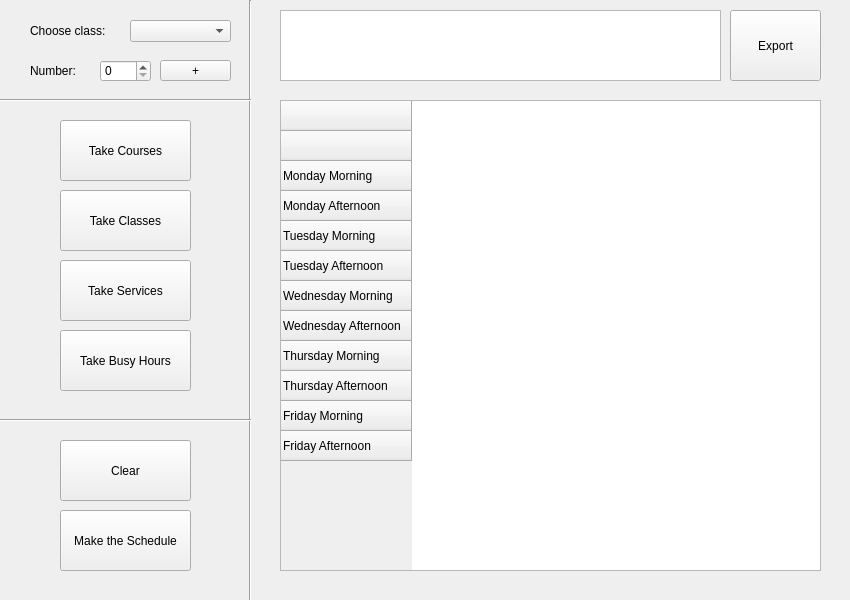
<?xml version="1.0" encoding="UTF-8"?>
<ui version="4.0">
 <class>MainWindow</class>
 <widget class="QMainWindow" name="MainWindow">
  <property name="geometry">
   <rect>
    <x>0</x>
    <y>0</y>
    <width>850</width>
    <height>600</height>
   </rect>
  </property>
  <property name="sizePolicy">
   <sizepolicy hsizetype="Preferred" vsizetype="Preferred">
    <horstretch>0</horstretch>
    <verstretch>0</verstretch>
   </sizepolicy>
  </property>
  <property name="minimumSize">
   <size>
    <width>600</width>
    <height>600</height>
   </size>
  </property>
  <property name="maximumSize">
   <size>
    <width>850</width>
    <height>600</height>
   </size>
  </property>
  <property name="windowTitle">
   <string>MainWindow</string>
  </property>
  <property name="animated">
   <bool>false</bool>
  </property>
  <property name="tabShape">
   <enum>QTabWidget::Rounded</enum>
  </property>
  <property name="dockOptions">
   <set>QMainWindow::AllowTabbedDocks</set>
  </property>
  <widget class="QWidget" name="centralWidget">
   <widget class="QPushButton" name="exportBut">
    <property name="geometry">
     <rect>
      <x>730</x>
      <y>10</y>
      <width>91</width>
      <height>71</height>
     </rect>
    </property>
    <property name="text">
     <string>Export</string>
    </property>
   </widget>
   <widget class="QPushButton" name="clearButton">
    <property name="geometry">
     <rect>
      <x>60</x>
      <y>440</y>
      <width>131</width>
      <height>61</height>
     </rect>
    </property>
    <property name="text">
     <string>Clear</string>
    </property>
   </widget>
   <widget class="QTableWidget" name="table">
    <property name="geometry">
     <rect>
      <x>280</x>
      <y>100</y>
      <width>541</width>
      <height>471</height>
     </rect>
    </property>
    <property name="autoFillBackground">
     <bool>false</bool>
    </property>
    <row>
     <property name="text">
      <string/>
     </property>
    </row>
    <row>
     <property name="text">
      <string/>
     </property>
    </row>
    <row>
     <property name="text">
      <string>Monday Morning</string>
     </property>
     <property name="textAlignment">
      <set>AlignLeading|AlignVCenter</set>
     </property>
    </row>
    <row>
     <property name="text">
      <string>Monday Afternoon</string>
     </property>
    </row>
    <row>
     <property name="text">
      <string>Tuesday Morning</string>
     </property>
    </row>
    <row>
     <property name="text">
      <string>Tuesday Afternoon</string>
     </property>
    </row>
    <row>
     <property name="text">
      <string>Wednesday Morning</string>
     </property>
    </row>
    <row>
     <property name="text">
      <string>Wednesday Afternoon</string>
     </property>
    </row>
    <row>
     <property name="text">
      <string>Thursday Morning</string>
     </property>
    </row>
    <row>
     <property name="text">
      <string>Thursday Afternoon</string>
     </property>
    </row>
    <row>
     <property name="text">
      <string>Friday Morning</string>
     </property>
    </row>
    <row>
     <property name="text">
      <string>Friday Afternoon</string>
     </property>
    </row>
   </widget>
   <widget class="QLabel" name="label">
    <property name="geometry">
     <rect>
      <x>30</x>
      <y>20</y>
      <width>91</width>
      <height>21</height>
     </rect>
    </property>
    <property name="text">
     <string>Choose class:</string>
    </property>
   </widget>
   <widget class="Line" name="line">
    <property name="geometry">
     <rect>
      <x>240</x>
      <y>0</y>
      <width>20</width>
      <height>601</height>
     </rect>
    </property>
    <property name="orientation">
     <enum>Qt::Vertical</enum>
    </property>
   </widget>
   <widget class="QPushButton" name="makeSchedule">
    <property name="geometry">
     <rect>
      <x>60</x>
      <y>510</y>
      <width>131</width>
      <height>61</height>
     </rect>
    </property>
    <property name="text">
     <string>Make the Schedule</string>
    </property>
   </widget>
   <widget class="QComboBox" name="comboBox">
    <property name="geometry">
     <rect>
      <x>130</x>
      <y>20</y>
      <width>101</width>
      <height>22</height>
     </rect>
    </property>
    <item>
     <property name="text">
      <string/>
     </property>
    </item>
    <item>
     <property name="text">
      <string>bigClass</string>
     </property>
    </item>
    <item>
     <property name="text">
      <string>smallClass</string>
     </property>
    </item>
   </widget>
   <widget class="QSpinBox" name="spinNum">
    <property name="geometry">
     <rect>
      <x>100</x>
      <y>60</y>
      <width>51</width>
      <height>22</height>
     </rect>
    </property>
   </widget>
   <widget class="QLabel" name="label_2">
    <property name="geometry">
     <rect>
      <x>30</x>
      <y>60</y>
      <width>55</width>
      <height>21</height>
     </rect>
    </property>
    <property name="text">
     <string>Number:</string>
    </property>
   </widget>
   <widget class="Line" name="line_2">
    <property name="geometry">
     <rect>
      <x>0</x>
      <y>90</y>
      <width>251</width>
      <height>20</height>
     </rect>
    </property>
    <property name="orientation">
     <enum>Qt::Horizontal</enum>
    </property>
   </widget>
   <widget class="Line" name="line_3">
    <property name="geometry">
     <rect>
      <x>0</x>
      <y>410</y>
      <width>251</width>
      <height>20</height>
     </rect>
    </property>
    <property name="orientation">
     <enum>Qt::Horizontal</enum>
    </property>
   </widget>
   <widget class="QPushButton" name="Course">
    <property name="geometry">
     <rect>
      <x>60</x>
      <y>120</y>
      <width>131</width>
      <height>61</height>
     </rect>
    </property>
    <property name="text">
     <string>Take Courses</string>
    </property>
   </widget>
   <widget class="QPushButton" name="Classes">
    <property name="geometry">
     <rect>
      <x>60</x>
      <y>190</y>
      <width>131</width>
      <height>61</height>
     </rect>
    </property>
    <property name="text">
     <string>Take Classes</string>
    </property>
   </widget>
   <widget class="QPushButton" name="Services">
    <property name="geometry">
     <rect>
      <x>60</x>
      <y>260</y>
      <width>131</width>
      <height>61</height>
     </rect>
    </property>
    <property name="text">
     <string>Take Services</string>
    </property>
   </widget>
   <widget class="QPushButton" name="Busy">
    <property name="geometry">
     <rect>
      <x>60</x>
      <y>330</y>
      <width>131</width>
      <height>61</height>
     </rect>
    </property>
    <property name="text">
     <string>Take Busy Hours</string>
    </property>
   </widget>
   <widget class="QPushButton" name="addButton">
    <property name="geometry">
     <rect>
      <x>160</x>
      <y>60</y>
      <width>71</width>
      <height>21</height>
     </rect>
    </property>
    <property name="text">
     <string>+</string>
    </property>
   </widget>
   <widget class="QTextEdit" name="message">
    <property name="enabled">
     <bool>true</bool>
    </property>
    <property name="geometry">
     <rect>
      <x>280</x>
      <y>10</y>
      <width>441</width>
      <height>71</height>
     </rect>
    </property>
    <property name="readOnly">
     <bool>true</bool>
    </property>
   </widget>
  </widget>
 </widget>
 <layoutdefault spacing="6" margin="11"/>
 <resources/>
 <connections/>
</ui>
